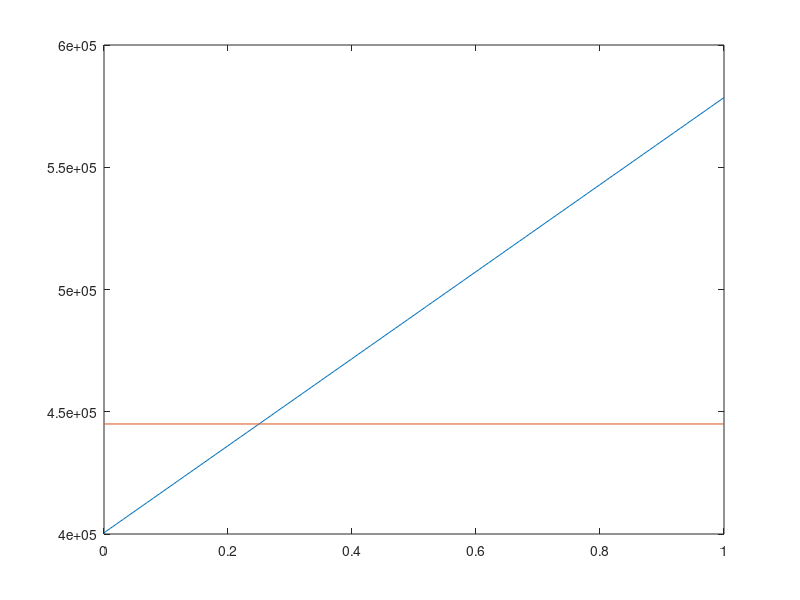

MATLAB code to generate this figure:
clear,clc, format short, close all

delta = -0.1;
leverage = 3.0;
alpha = [0:.01:1];

position.now = 445000;
position.long = position.now * (1-alpha);
position.short = position.now * alpha;

position.long = position.long *(1+delta);
position.short = position.short * (1-(delta*leverage));

position.total = position.short + position.long;

figure
plot(alpha,position.total)
line([0,1],[position.now,position.now])





